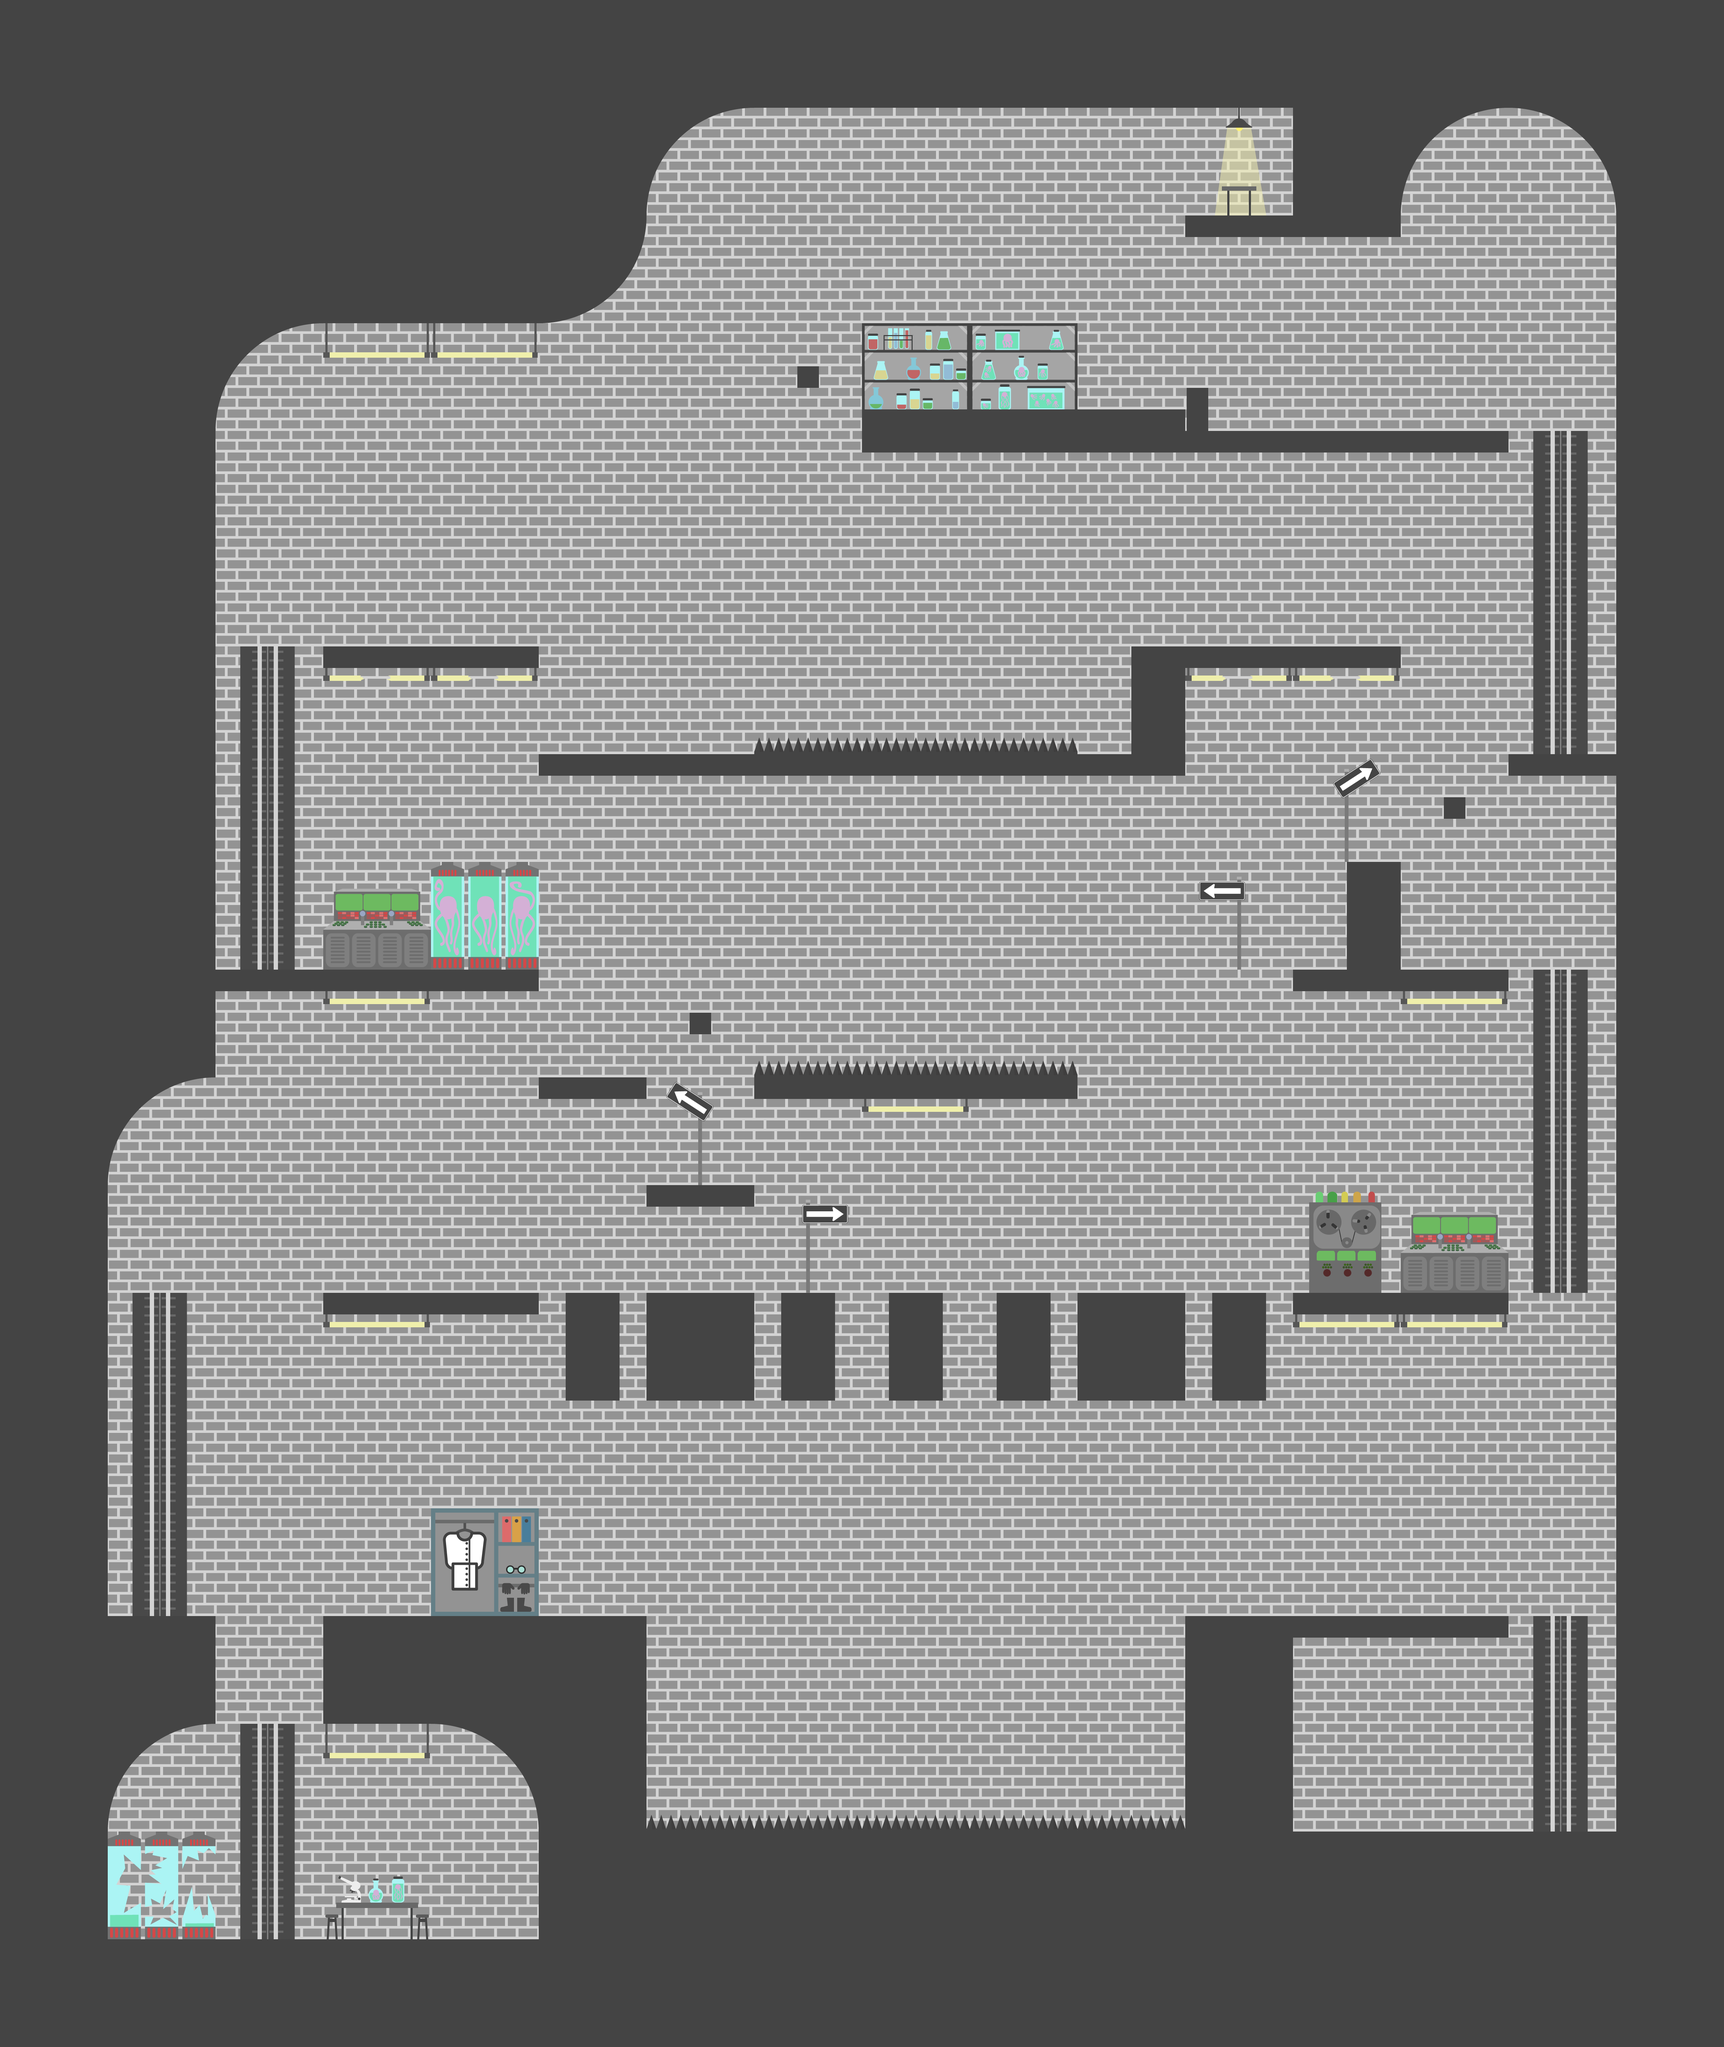

A level layout from a 2D game, rendered from its tile map. Below: a short description, then the map file with tile-grid data replaced by summaries:
An orthogonal 16x19 tile map with 300x300 px tiles, 2 tile layers (Fond, Solide), 3 tilesets and 66 objects (6x verticalPlatform, 5x file, 3x sensor, 2x platform, 2x horizontalPlatform, ...).

<map version="1.2" tiledversion="1.3.5" orientation="orthogonal" renderorder="left-up" compressionlevel="0" width="16" height="19" tilewidth="300" tileheight="300" infinite="0" nextlayerid="6" nextobjectid="123">
 <tileset firstgid="1" name="ElementsTiles-01-01" tilewidth="300" tileheight="300" tilecount="39" columns="13">
  <image source="Tiles_x3.png" width="3900" height="900" />
 </tileset>
 <tileset firstgid="40" name="Tiles_x3_spikes" tilewidth="300" tileheight="300" tilecount="6" columns="2">
  <image source="Tiles_x3_spikes.png" width="600" height="900" />
 </tileset>
 <tileset firstgid="46" name="TilesFleches" tilewidth="300" tileheight="300" tilecount="9" columns="3">
  <image source="TilesFleches.png" width="900" height="900" />
 </tileset>
 <layer id="1" name="Fond" width="16" height="19">
  <data>[304 cells, 222 non-empty, 17 distinct tile ids]</data>
 </layer>
 <layer id="2" name="Solide" width="16" height="19">
  <data>[304 cells, 170 non-empty, 11 distinct tile ids]</data>
 </layer>
 <objectgroup id="3" name="Objets">
  <object id="3" name="uranium" type="Item" x="3405.5" y="422.5" width="87" height="87">
   <ellipse />
  </object>
  <object id="4" name="verticalPlatform" x="4203" y="2700" width="291" height="915">
   <properties>
    <property name="moveUpFirst" value="1" />
    <property name="movementDuration" value="3" />
   </properties>
  </object>
  <object id="5" name="verticalPlatform" x="4201.5" y="4500" width="291" height="600">
   <properties>
    <property name="moveUpFirst" value="0" />
    <property name="movementDuration" value="2" />
    <property name="y_limit" value="430" />
   </properties>
  </object>
  <object id="6" name="verticalPlatform" x="600" y="4800" width="291" height="600">
   <properties>
    <property name="moveUpFirst" value="1" />
    <property name="movementDuration" value="2" />
   </properties>
  </object>
  <object id="10" name="alien" type="alien" x="1241.82" y="5277.03" width="177" height="111">
   <properties>
    <property name="moveX" value="-300" />
   </properties>
  </object>
  <object id="20" name="platform" x="3282" y="2700" width="303" height="30">
   <properties>
    <property name="movementDuration" value="2" />
    <property name="x_limit" value="2400" />
   </properties>
  </object>
  <object id="21" name="platform" x="1503" y="2700" width="303" height="30">
   <properties>
    <property name="movementDuration" value="2" />
    <property name="x_limit" value="2088" />
   </properties>
  </object>
  <object id="54" name="sensor" x="2109.09" y="2948.48" width="875.758" height="36.3636">
   <properties>
    <property name="nodename" value="spike" />
   </properties>
  </object>
  <object id="56" name="sensor" x="1800" y="5071.09" width="1500" height="20">
   <properties>
    <property name="nodename" value="spike" />
   </properties>
  </object>
  <object id="59" name="scientist" x="930.182" y="4290.09" width="196" height="208" />
  <object id="60" name="trapDoor" x="600" y="4500" width="300" height="30" />
  <object id="64" name="verticalPlatform" x="302" y="3600" width="296" height="900">
   <properties>
    <property name="moveUpFirst" value="1" />
    <property name="movementDuration" value="3" />
    <property name="y_limit" value="430" />
   </properties>
  </object>
  <object id="65" name="file" x="877.69" y="5265.21">
   <point />
  </object>
  <object id="73" name="file" x="1645.45" y="2903.03">
   <point />
  </object>
  <object id="84" name="file" x="3453.39" y="1674.06">
   <point />
  </object>
  <object id="87" name="train" type="train" x="1878" y="1894" width="180" height="180">
   <ellipse />
  </object>
  <object id="91" name="verticalPlatform" x="602.5" y="1800" width="291" height="900">
   <properties>
    <property name="moveUpFirst" value="1" />
    <property name="movementDuration" value="3" />
    <property name="y_limit" value="430" />
   </properties>
  </object>
  <object id="93" name="verticalPlatform" x="4200" y="1200.15" width="303" height="893.636">
   <properties>
    <property name="movementDuration" value="2" />
   </properties>
  </object>
  <object id="94" name="sensor" x="2106.12" y="2053.82" width="875.758" height="36.3636">
   <properties>
    <property name="nodename" value="spike" />
   </properties>
  </object>
  <object id="95" name="file" x="1676" y="3508">
   <point />
  </object>
  <object id="96" name="endLevelLift" x="3690" y="834" width="315" height="366">
   <properties>
    <property name="nextLevel" value="_Level02_v1_100px" />
   </properties>
  </object>
  <object id="97" name="Caisse" type="Caisse" x="2997.88" y="952.424" width="180" height="180" />
  <object id="103" name="file" x="2252" y="936">
   <point />
  </object>
  <object id="105" name="Start" x="3734" y="4734" width="313" height="366" />
  <object id="110" name="horizontalPlatform" x="1810" y="4500" width="710" height="30">
   <properties>
    <property name="moveLeftFirst" type="int" value="1" />
    <property name="movementDuration" value="2" />
   </properties>
  </object>
  <object id="111" name="horizontalPlatform" x="2580" y="4500" width="710" height="30">
   <properties>
    <property name="movementDuration" value="2" />
    <property name="x_limit" value="1600" />
   </properties>
  </object>
 </objectgroup>
 <objectgroup id="4" name="CollisionRectangles">
  <object id="34" x="0" y="1200" width="300" height="4200" />
  <object id="35" x="4500" y="600" width="300" height="4800" />
  <object id="36" x="1500" y="5100" width="3000" height="300" />
  <object id="38" x="3300" y="4500" width="900" height="60" />
  <object id="39" x="900" y="4500" width="900" height="300" />
  <object id="40" x="900" y="3600" width="600" height="60" />
  <object id="41" x="3600" y="3600" width="600" height="60" />
  <object id="42" x="3600" y="2700" width="600" height="60" />
  <object id="43" x="608" y="2700" width="892" height="60" />
  <object id="44" x="3300" y="1800" width="600" height="60" />
  <object id="52" x="2100" y="3000" width="900" height="60" />
  <object id="61" x="0" y="5400" width="4800" height="300" />
  <object id="62" x="3300" y="4560" width="300" height="540" />
  <object id="74" x="1803.03" y="3297.27" width="300" height="60" />
  <object id="75" x="1498.48" y="3003.33" width="300" height="60" />
  <object id="67" x="1574.45" y="3600.55" width="746.97" height="300" />
  <object id="70" x="2476" y="3600" width="150" height="300" />
  <object id="83" x="2775" y="3604.55" width="746.97" height="300" />
  <object id="86" x="4019.33" y="2220.67" width="60" height="60" />
  <object id="85" x="1918" y="2819.33" width="60" height="60" />
  <object id="89" x="1500" y="2100" width="1800" height="60" />
  <object id="90" x="3155.06" y="1800" width="150" height="300" />
  <object id="92" x="900" y="1800" width="600" height="60" />
  <object id="48" x="3750" y="2400" width="150" height="300" />
  <object id="49" x="4200" y="2100" width="300" height="60" />
  <object id="98" x="3300" y="1200" width="900" height="60" />
  <object id="99" x="2400" y="1140" width="900" height="120" />
  <object id="100" x="3298.48" y="606.364" width="600" height="60" />
  <object id="102" x="2218.48" y="1018.48" width="60" height="60" />
  <object id="106" x="3304" y="1080" width="60" height="119" />
  <object id="116" x="300" y="600" width="300" height="2100" />
  <object id="117" x="900" y="0" width="600" height="900" />
  <object id="118" x="2100" y="0" width="1500" height="300" />
 </objectgroup>
 <objectgroup id="5" name="CollisionPolygons">
  <object id="112" x="300" y="3300">
   <polygon points="0,0 30.303,-133.333 130.303,-251.515 230.303,-300 300,-300 300,-600 0,-600" />
  </object>
  <object id="113" x="600" y="1200">
   <polygon points="0,0 30.303,-133.333 130.303,-251.515 230.303,-300 300,-300 300,-600 0,-600" />
  </object>
  </objectgroup>
</map>
<!-- 5 of 66 objects omitted -->